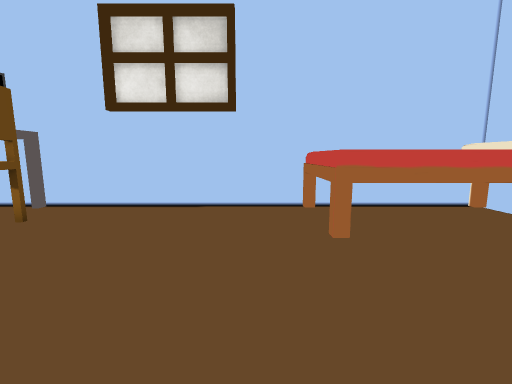
view 1 (above)

20 first-person views from a walk through a Unity game level. The camera is 1.5 m above the floor, tilts 8° down and sees 90° across. Doors are open. The floor is counted in squares, 1 m on a side. Each view is taken from the middle of a square. On the plan, view 1 faces up. The plan holds only what a view shows up to about 13 squares ahead; the rest is blank. The player character is not drawn. Some surface patterns are stand-ins.

view 2
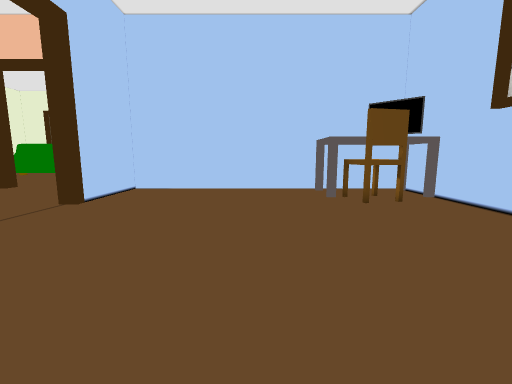

view 3
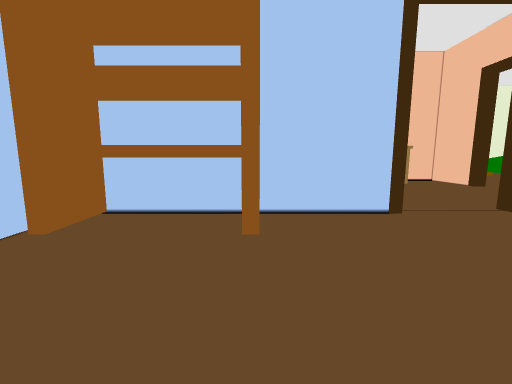

view 4
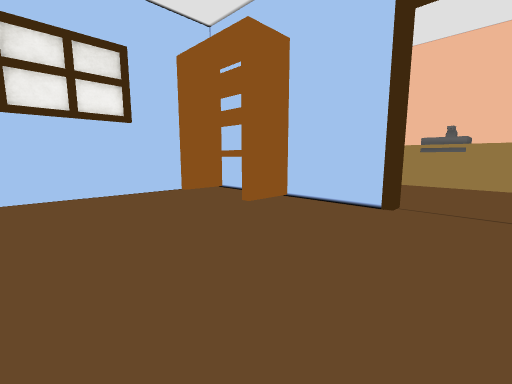

view 5
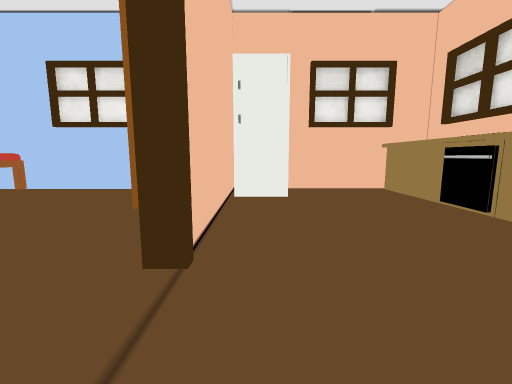

view 6
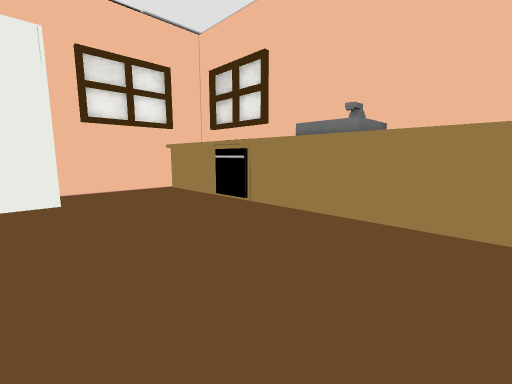

view 7
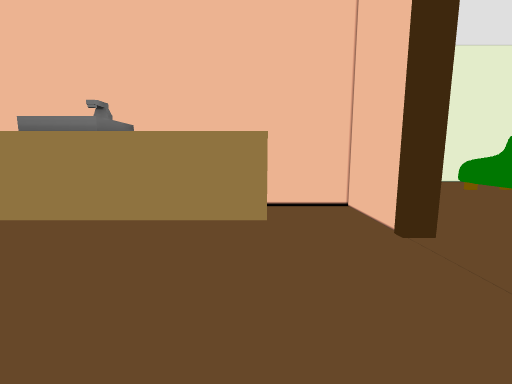

view 8
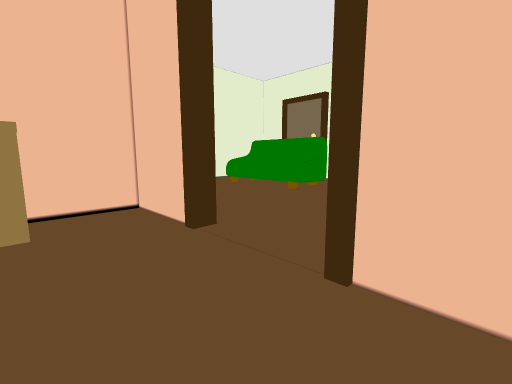

view 9
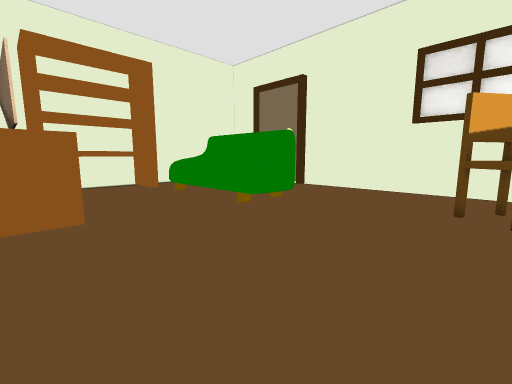

view 10
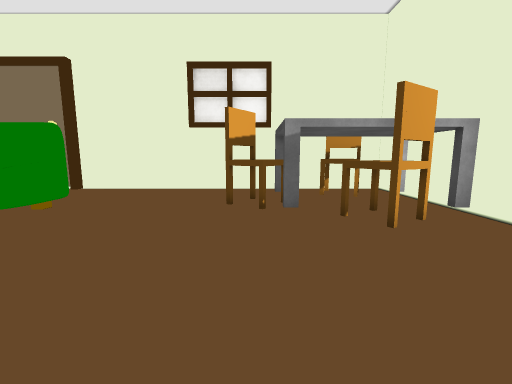

view 11
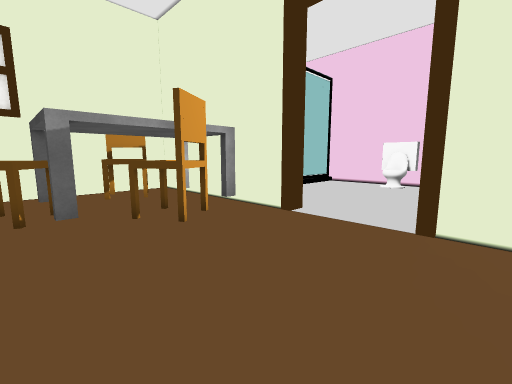

view 12
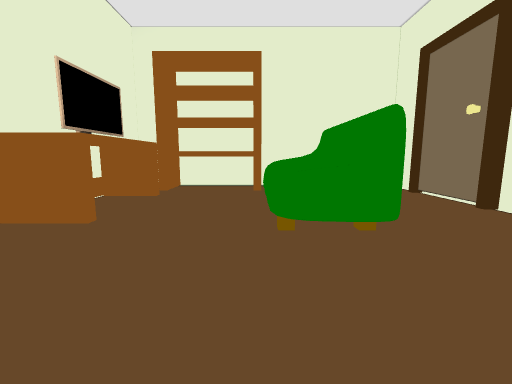

view 13
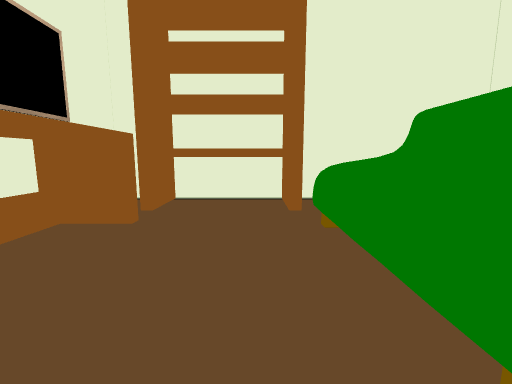

view 14
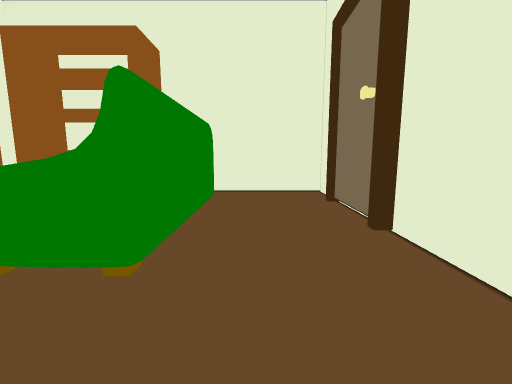

view 15
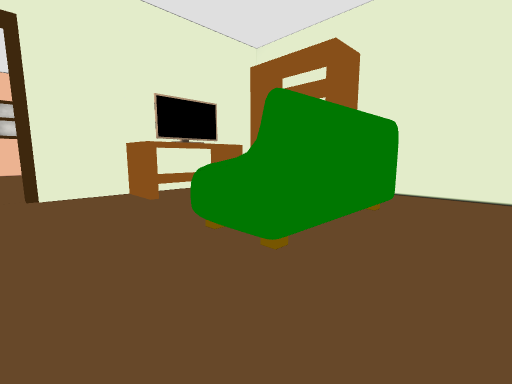

view 16
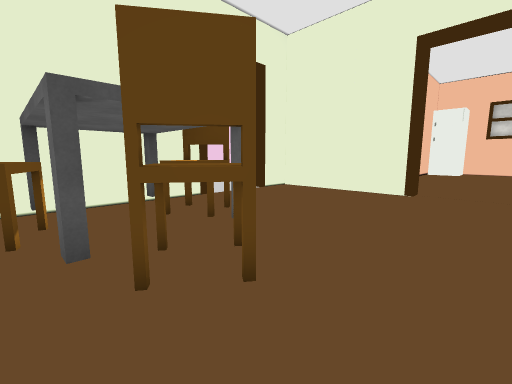

view 17
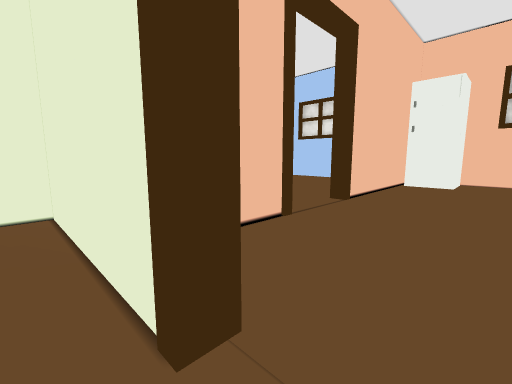

view 18
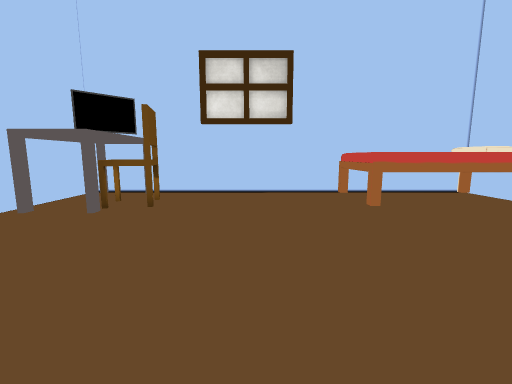

view 19
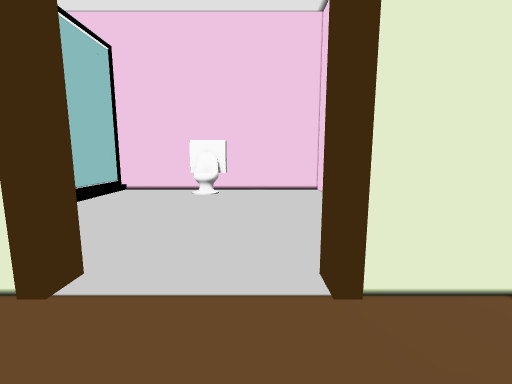

view 20
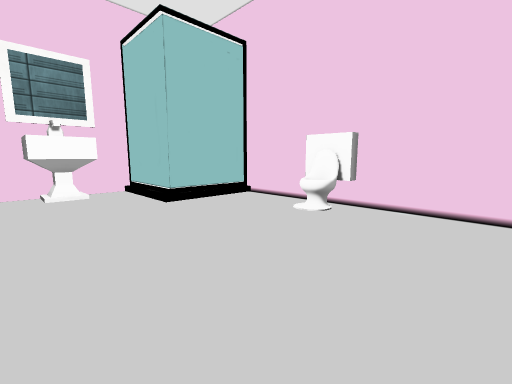

### Floor plan
Key: @ floor where view 1 was taken; # wall or solid block; . floor; D open door; B bed; C chair; S shelf; F fridge; E oven; A sofa; O other object.
Columns run from 22 left of view 1 to 7 right of it. Each row starts with its distance up from view 1.
  8     ##########################
  7     O...O....###........B  BB#
  6     O...O....# .C.......B  B #
  5     O........# CCC......BBBBB#
  4 #OOOO........#O.C............#
  3 #............#...............#
  2 #OO..........#...............#
  1 #OO......... #...............#
  0 #............#........@......#
 -1 ########DDD###...............#
 -2 ###O.O.......#...............#
 -3 #CC...C......#..........SSSSS#
 -4 #CC..CCC.....#..........SSSSS
 -5 #.....C......#####DDD########
 -6 #..OCO.......#............F
 -7 #..CCC.......#............FFF#
 -8 #...C........D...............#
 -9 #............D...............#
-10 #............D...............#
-11 #............#...............#
-12 #............#..OOOOOOOEEEOOO#
-13 #...AAAA.....#..O   OOO   OOO
-14 #...AAAA...SS####
-15 #...AAAA...SS#
-16 #...AAA....SS#
-17 #...AAAA...SS#
-18 #...AAA....SS#
-19 #......SSSSS #
-20 #......SSSSS.#
-21 ##############

Where each view was taken, in squares from view 1:
view 1: 0 up, 0 right, facing up
view 2: 1 up, 3 right, facing left
view 3: 2 up, 2 right, facing down
view 4: 3 up, 4 left, facing down-right
view 5: 6 down, 5 left, facing right
view 6: 6 down, 5 left, facing down-right
view 7: 6 down, 6 left, facing down
view 8: 6 down, 6 left, facing down-left
view 9: 7 down, 10 left, facing down-left
view 10: 7 down, 10 left, facing left
view 11: 7 down, 10 left, facing up-left
view 12: 8 down, 15 left, facing down
view 13: 12 down, 14 left, facing down
view 14: 10 down, 19 left, facing down
view 15: 10 down, 20 left, facing down-right
view 16: 10 down, 20 left, facing up-right
view 17: 9 down, 10 left, facing up-right
view 18: 3 down, 2 left, facing up
view 19: 4 down, 12 left, facing up
view 20: 0 up, 10 left, facing up-left
